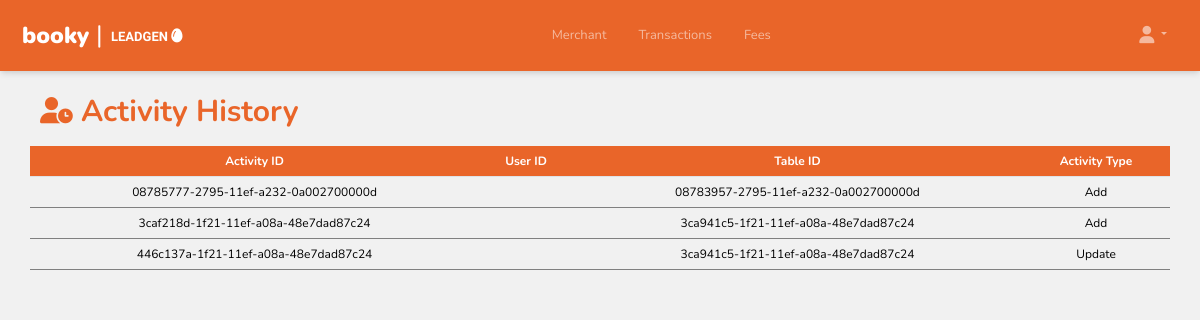
/activity_history/index.php, run on an earlier commit of the app's database.
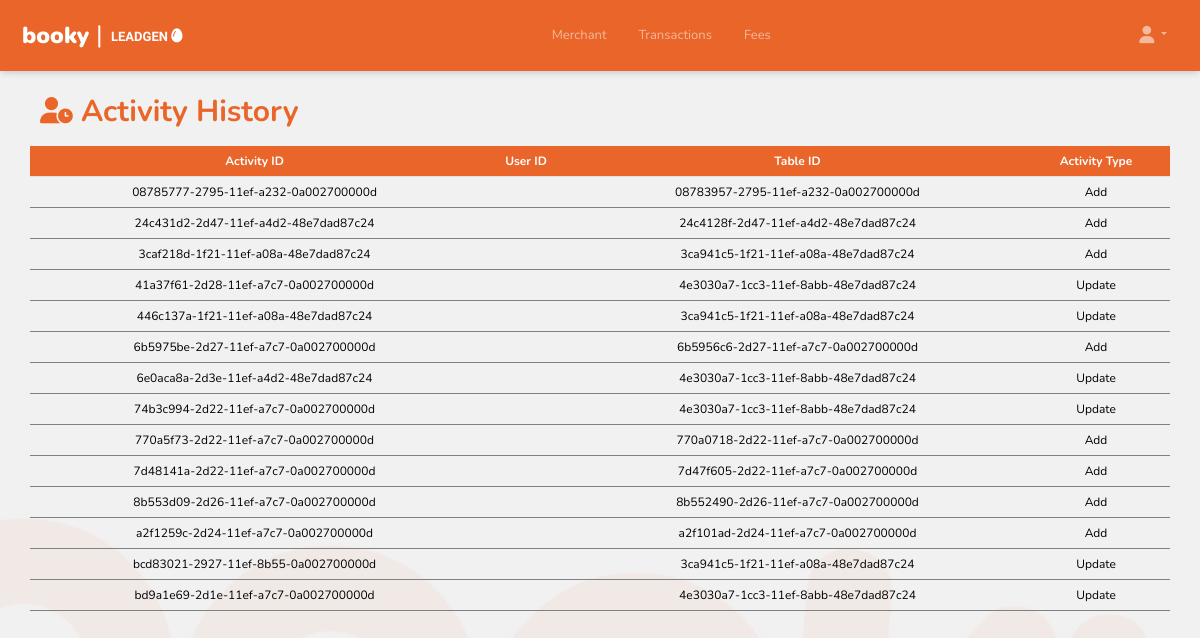
And on a later commit of the database.
### tables this page shows
CREATE TABLE `activity_history` (
  `activity_id` varchar(36) NOT NULL,
  `user_id` varchar(36) DEFAULT NULL,
  `table_name` varchar(50) NOT NULL,
  `table_id` varchar(36) NOT NULL,
  `activity_type` enum('Add','Update','Delete','Login') NOT NULL,
  `description` text NOT NULL,
  `created_at` timestamp NOT NULL DEFAULT current_timestamp(),
  `updated_at` timestamp NOT NULL DEFAULT current_timestamp()
);

### activity_history/index.php (the view, shortened to what this page needs)
<?php require_once("../header.php")?>
<?php
function displayPGFeeRate() {
  include("../inc/config.php");
  $sql = "SELECT * FROM activity_history";
  $result = $conn->query($sql);
  if ($result->num_rows > 0) {
      while ($row = $result->fetch_assoc()) {
          echo "<tr data-id='" . $row['activity_id'] . "' class='message-row'>";
          echo "<td class='message-cell' style='text-align:center;'>" . $row['activity_id'] . "</td>";
          echo "<td class='message-cell' style='text-align:center;'>" . $row['user_id'] . "</td>";
          echo "<td class='message-cell' style='text-align:center;'>" . $row['table_id'] . "</td>";
          echo "<td class='message-cell' style='text-align:center;'>" . $row['activity_type'] . "</td>";
          echo "</tr>";
      }
  }
}
?>
<!DOCTYPE html>
<html lang="en">
<head>
  <link href="https://cdn.jsdelivr.net/npm/bootstrap@5.3.3/dist/css/bootstrap.min.css" rel="stylesheet">
  <link rel='stylesheet' href='https://cdn.datatables.net/1.13.5/css/dataTables.bootstrap5.min.css'>
  <link rel='stylesheet' href='https://cdnjs.cloudflare.com/ajax/libs/font-awesome/4.6.3/css/font-awesome.min.css'>
  <link rel="stylesheet" href="../style.css">
</head>
<body>
<div class="cont-box">
  <div class="custom-box pt-4">
  <div class="sub" style="text-align:left;">
  <div class="add-btns">
    <p class="title"><i class="fa-solid fa-user-clock fa-sm"></i> Activity History</p>
</div>
    <div class="content" style="width:95%;margin-left:auto;margin-right:auto;">
        <table id="example" class="table bord" style="width:100%;">
        <thead>
            <tr>
                <th>Activity ID</th>
                <th>User ID</th>
                <th>Table ID</th>
                <th>Activity Type</th>
            </tr>
        </thead>
        <tbody id="dynamicTableBody">
        <?php displayPGFeeRate(); ?>
        </tbody>
    </table>
  </div>
</div>
</div>
</body>
</html>

### header.php (shortened to what this page needs)
<!DOCTYPE html>
<html>
<head>
    <link href="https://cdn.jsdelivr.net/npm/bootstrap@5.2.3/dist/css/bootstrap.min.css" rel="stylesheet">
    <link rel="stylesheet" href="style.css">
</head>
<body>
<nav class="navbar navbar-expand-lg navbar-dark p-3">
    <div class="container-fluid">
        <a class="navbar-brand" href="/Merchant-tool/merchant/">
        <table style="border:10px;">
        <tr>
        <th style="font-weight:900 !important;color:#fff;font-size:23px !important;padding-top:1px;">booky <span style="font-size:25px;font-weight:normal;">|</span></th>
        <th style="font-size:13px;padding-top:4px;font-family: Nanum Gothic">&nbsp; LEADGEN <i class="fa-solid fa-egg animated-egg"><t/h>
        </tr>
        </table>
        </a>
        <div class=" collapse navbar-collapse" id="navbarNavDropdown">
            <ul class="navbar-nav ms-auto ">
                <li class="nav-item">
                    <a id="orders-link" class="nav-link mx-2" aria-current="page" href="/Merchant-Tool/merchant/"  style="padding-right:10px;padding-left:10px;">Merchant</a>
                </li>
                <li class="nav-item">
                    <a id="merchants-link" class="nav-link mx-2" aria-current="page" href="/Merchant-Tool/transaction/" style="padding-right:10px;padding-left:10px;">Transactions</a>
                </li>
                <li class="nav-item">
                    <a id="pg-link" class="nav-link mx-2" aria-current="page" href="/Merchant-Tool/fee/" style="padding-right:10px;padding-left:10px;">Fees</a>
                </li>
            </ul>
            <ul class="navbar-nav ms-auto d-none d-lg-inline-flex">
                <li class="nav-item dropdown">
                    <a class="nav-link mx-2 dropdown-toggle" href="#" id="navbarDropdownMenuLink" role="button" data-bs-toggle="dropdown" aria-expanded="false">
                        <i class="fa-solid fa-user fa-lg"></i>
                    </a>
                </li>
            </ul>
        </div>
    </div>
</nav>
</body>
</html>

### style.css (style rules this page uses)
* { font-family: "Nunito", sans-serif; font-size: 12px; margin:0; }
.navbar { box-shadow: rgba(0, 0, 0, 0.1) 0px 4px 6px -1px, rgba(0, 0, 0, 0.06) 0px 2px 4px -1px; background-color: #E96529; }
th { background-color:#E96529 !important; text-align:center !important; color:#fff !important; }
a { text-decoration: none; }
td { background-color:transparent !important; border-bottom: 1px solid #808080 !important; }

### header.php (style rules this page uses)
.navbar a { font-size: 13px !important; }
.animated-egg { font-size: 15px; color: #fff; display: inline-block; animation: roll 8s linear infinite; }

### activity_history/index.php (style rules this page uses)
body { background-image: url("../images/bg_booky.png"); background-position: center; background-repeat: no-repeat; background-size: cover; background-attachment: fixed; }
.title { font-size: 30px; font-weight: bold; margin-right: auto; padding-left: 5vh; color: #E96529;" }
.add-btns { padding-bottom: 0px; padding-right: 5vh; display: flex; align-items: center; }

What changed in the data, as far as the page shows it:
added activity_history: activity_id "24c431d2-2d47-11ef-a4d2-48e7dad87c24", table "24c4128f-2d47-11ef-a4d2-48e7dad87c24", activity_type "Add"
added activity_history: activity_id "41a37f61-2d28-11ef-a7c7-0a002700000d", table "4e3030a7-1cc3-11ef-8abb-48e7dad87c24", activity_type "Update"
added activity_history: activity_id "6b5975be-2d27-11ef-a7c7-0a002700000d", table "6b5956c6-2d27-11ef-a7c7-0a002700000d", activity_type "Add"
added activity_history: activity_id "6e0aca8a-2d3e-11ef-a4d2-48e7dad87c24", table "4e3030a7-1cc3-11ef-8abb-48e7dad87c24", activity_type "Update"
added activity_history: activity_id "74b3c994-2d22-11ef-a7c7-0a002700000d", table "4e3030a7-1cc3-11ef-8abb-48e7dad87c24", activity_type "Update"
added activity_history: activity_id "770a5f73-2d22-11ef-a7c7-0a002700000d", table "770a0718-2d22-11ef-a7c7-0a002700000d", activity_type "Add"
added activity_history: activity_id "7d48141a-2d22-11ef-a7c7-0a002700000d", table "7d47f605-2d22-11ef-a7c7-0a002700000d", activity_type "Add"
added activity_history: activity_id "8b553d09-2d26-11ef-a7c7-0a002700000d", table "8b552490-2d26-11ef-a7c7-0a002700000d", activity_type "Add"
added activity_history: activity_id "a2f1259c-2d24-11ef-a7c7-0a002700000d", table "a2f101ad-2d24-11ef-a7c7-0a002700000d", activity_type "Add"
added activity_history: activity_id "bcd83021-2927-11ef-8b55-0a002700000d", table "3ca941c5-1f21-11ef-a08a-48e7dad87c24", activity_type "Update"
added activity_history: activity_id "bd9a1e69-2d1e-11ef-a7c7-0a002700000d", table "4e3030a7-1cc3-11ef-8abb-48e7dad87c24", activity_type "Update"
